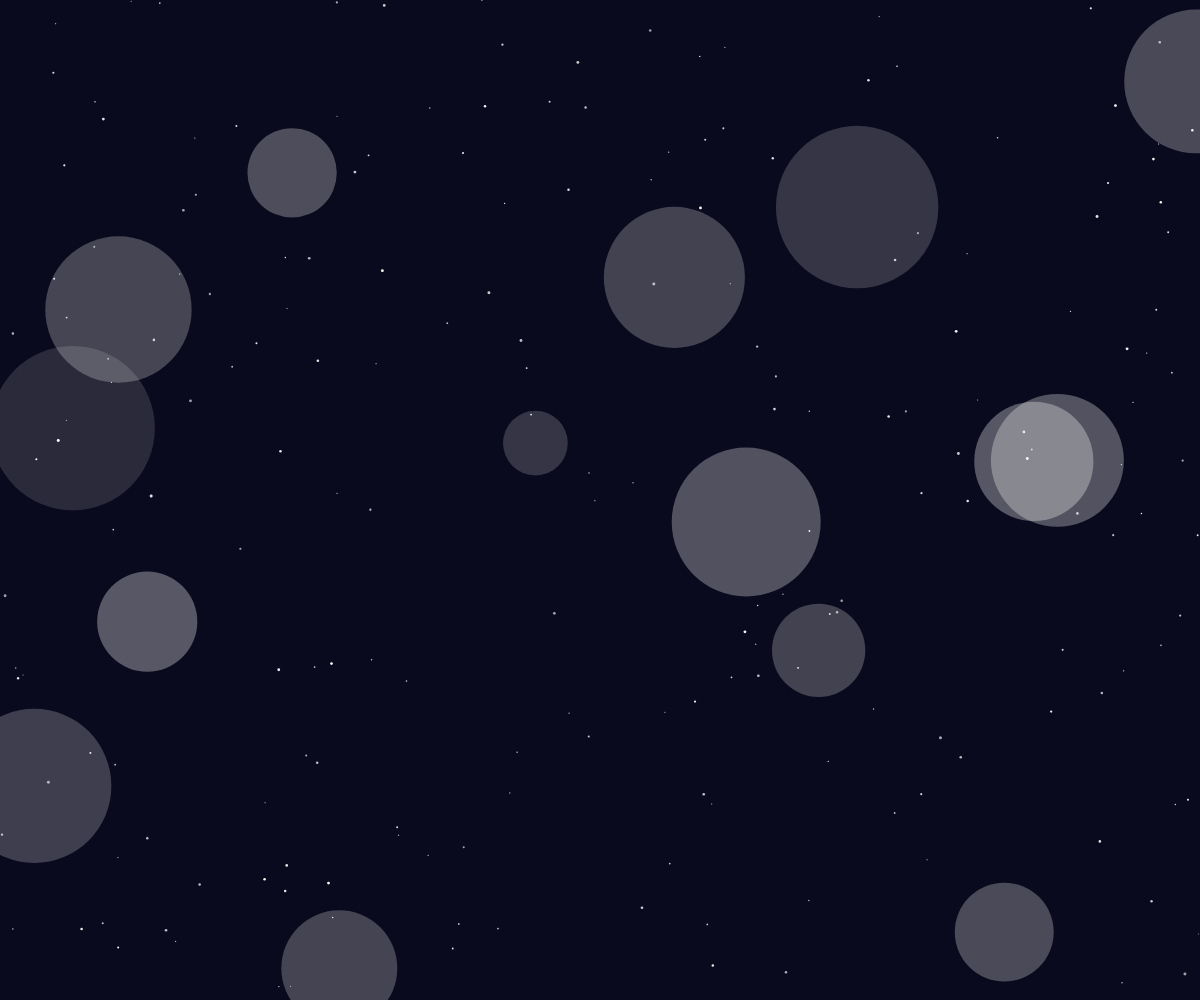
Frame 1 (no input)
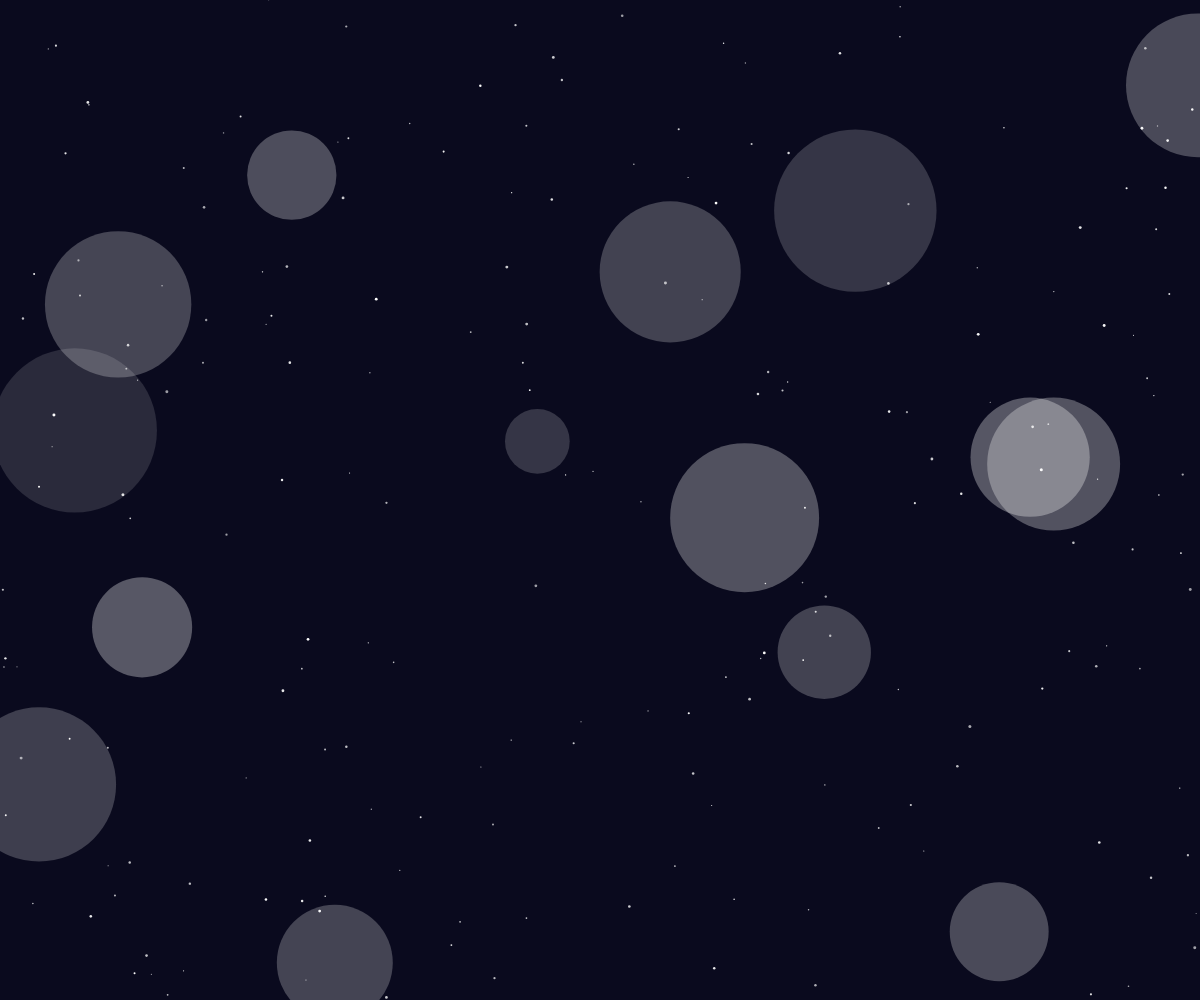
Frame 60 (no input)
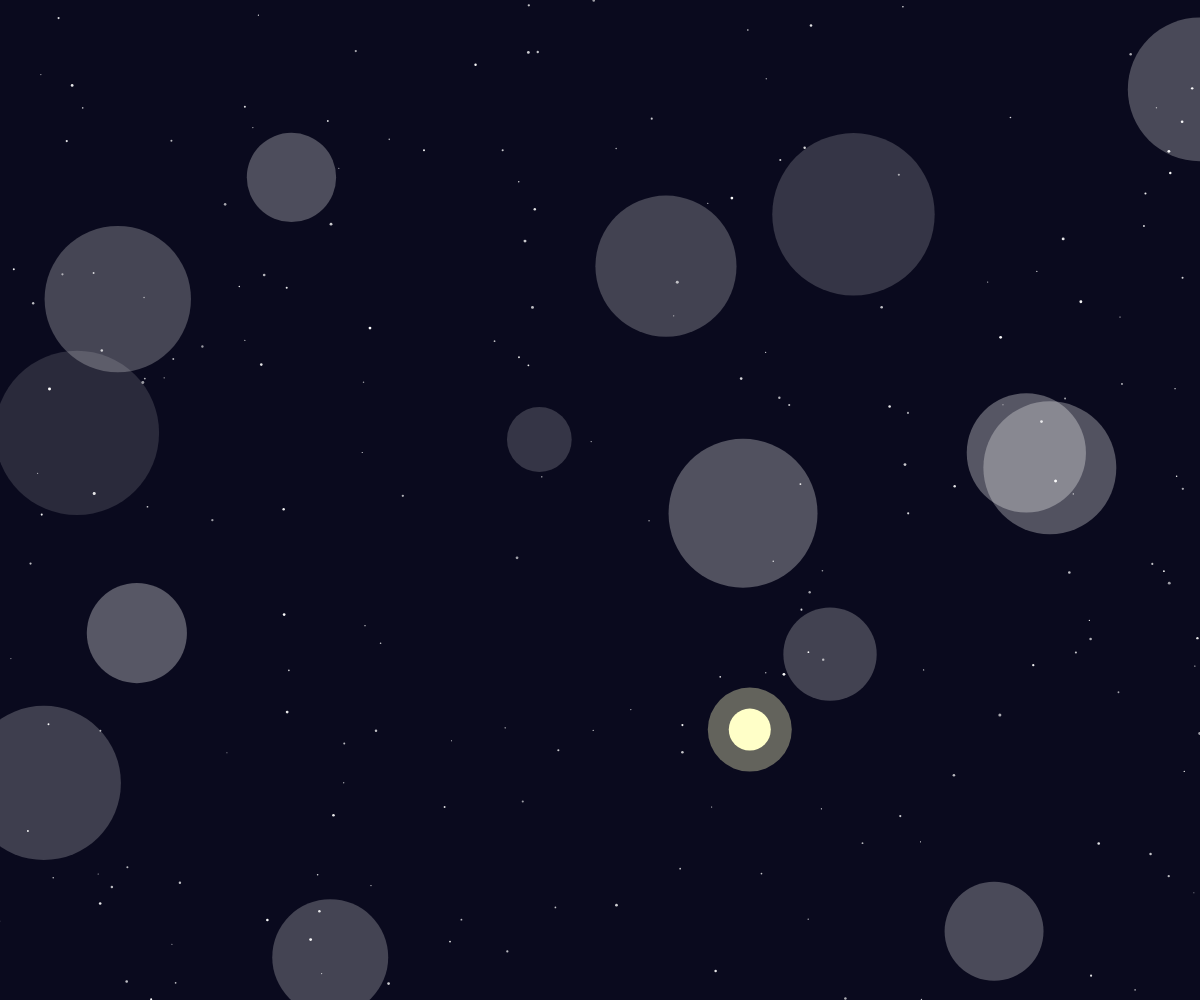
Frame 120 (the mouse pressed at the canvas centre since frame 60)

The p5.js sketch that drew these frames (run headless with seeded random() and noise() and a simulated clock; from frame 60 on, the mouse is pressed at the canvas centre):

// p5.js sketch
// ── sketch.js
let circles = [];
let stars = [];
let flares = [];

class Circle {
  constructor() {
    this.reset();
  }
  
  reset() {
    this.x = random(width);
    this.y = random(height);
    this.size = random(50, 200);
    this.speedX = random(-0.1, 0.1);
    this.speedY = random(-0.1, 0.1);
    this.alpha = random(30, 80);
    this.color = color(255, 255, 255, this.alpha);
  }
  
  update() {
    this.x += this.speedX;
    this.y += this.speedY;
    
    if (this.x > width + this.size) this.x = -this.size;
    if (this.x < -this.size) this.x = width + this.size;
    if (this.y > height + this.size) this.y = -this.size;
    if (this.y < -this.size) this.y = height + this.size;
  }
  
  display() {
    noStroke();
    fill(this.color);
    ellipse(this.x, this.y, this.size);
  }
}

class Star {
  constructor() {
    this.reset();
  }
  
  reset() {
    this.x = random(width);
    this.y = random(height);
    this.size = random(1, 3);
    this.speedX = random(-0.5, 0.5);
    this.speedY = random(-0.5, 0.5);
    this.alpha = random(150, 255);
    this.color = color(255, 255, 255, this.alpha);
  }
  
  update() {
    this.x += this.speedX;
    this.y += this.speedY;
    
    if (this.x > width + this.size) this.x = -this.size;
    if (this.x < -this.size) this.x = width + this.size;
    if (this.y > height + this.size) this.y = -this.size;
    if (this.y < -this.size) this.y = height + this.size;
  }
  
  display() {
    noStroke();
    fill(this.color);
    ellipse(this.x, this.y, this.size);
  }
}

class Flare {
  constructor(x, y) {
    this.x = x;
    this.y = y;
    this.radius = 0;
    this.maxRadius = random(20, 40);
    this.alpha = 255;
    this.color = color(255, 255, 200, this.alpha);
    this.glowAlpha = 100;
    this.decayRate = random(0.5, 1.0);
  }
  
  update() {
    this.radius += 1;
    this.alpha -= 3 * this.decayRate;
    this.glowAlpha -= 0.5 * this.decayRate;
  }
  
  isFinished() {
    return this.alpha <= 0 || this.radius > this.maxRadius;
  }
  
  display() {
    noStroke();
    
    // Draw the main flare
    fill(this.color);
    ellipse(this.x, this.y, this.radius * 2);
    
    // Draw a glowing afterglow
    fill(255, 255, 200, this.glowAlpha);
    ellipse(this.x, this.y, this.radius * 4);
  }
}

function setup() {
  createCanvas(windowWidth, windowHeight);
  frameRate(30);
  
  // Create circles
  for (let i = 0; i < 15; i++) {
    circles.push(new Circle());
  }
  
  // Create stars
  for (let i = 0; i < 200; i++) {
    stars.push(new Star());
  }
}

function draw() {
  background(10, 10, 30);
  
  // Update and display circles
  for (let circle of circles) {
    circle.update();
    circle.display();
  }
  
  // Update and display stars
  for (let star of stars) {
    star.update();
    star.display();
  }
  
  // Occasionally create a flare
  if (frameCount % 100 === 0) {
    let x = random(width);
    let y = random(height);
    flares.push(new Flare(x, y));
  }
  
  // Update and display flares
  for (let i = flares.length - 1; i >= 0; i--) {
    flares[i].update();
    flares[i].display();
    
    if (flares[i].isFinished()) {
      flares.splice(i, 1);
    }
  }
}

function windowResized() {
  resizeCanvas(windowWidth, windowHeight);
}
